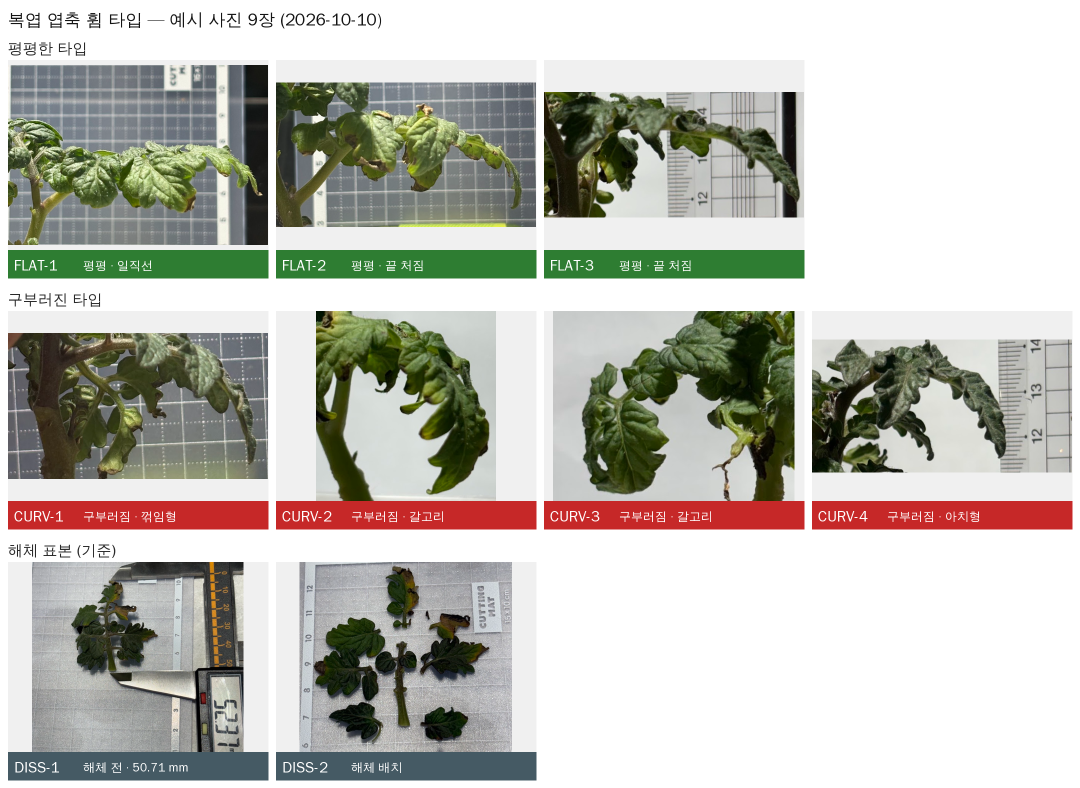
#> input picture data/records/compound_bend_types_20261010/compound_bend_examples_contact_sheet_20261010.png, 2160 x 1576 px (shown at 1/2 size)
$ python -i feature_pose_candidate.py   (imports and definitions only)
#> lines starting #> are read from the running program, lines starting #| are printed output that depends on the picture
#> further down, picture is the input picture: shape (1576, 2160, 3); mean B, G, R 181, 188.7, 189.7
"""Diagnostic camera poses for photos the ChArUco board could not pose, from a sparse feature map.

    python -X utf8 -m tools.feature_pose_candidate --session build/new_captures_20260920/dwt_01/edit_session \\
        --out build/feature_pose_<date>/dwt_01 [--self-check]

The photos that do have a measured ChArUco pose are matched to each other with classical SIFT features; every
mutual match is triangulated with those fixed poses into a sparse 3D map in the board frame (millimetres). A photo
without a pose is then located against that map with RANSAC PnP, keeping held-out map points aside to measure the
result. The user stated (2026-09-23) that the plants stand in a controlled setting and do not move between photos,
so plant texture as well as the rigid background may be matched; a moving plant would break this.

Limits, enforced here:

* a measured ChArUco pose is never re-estimated, replaced or averaged; it only ever supplies map geometry;
* no bundle adjustment and no scale of its own: the board's scale is inherited through the posed photos;
* every result is a candidate, `validated_metric=false`, `suitable_for_ppfd=false`, and carries its own pose source
  so it can never be mistaken for a measured pose;
* `--self-check` re-solves each posed photo from a map built without it and reports the error against its measured
  pose. That measured error, not the fit residual, says whether these candidates are worth anything.
"""
from __future__ import annotations

import argparse
import json
from itertools import combinations
from pathlib import Path

import cv2
import numpy as np
from PIL import Image

from tools.leaf_light.common import StudyError, file_hash, read_json, write_json, write_rows
from tools.side_pose_candidate import DEFAULT_POLICY, PNP_MINIMUM_POINTS, _residuals, geometry_checks, partition

SCHEMA = 'feature-pose-candidate-1'
MAP_SCHEMA = 'feature-map-1'
POSE_SOURCE = 'feature_map_pnp_diagnostic'
#: Feature matching always leaves some wrong matches, so the held-out set is judged by the share of points that
#: agree with the pose, not by their median error (a landmark clicked by a person has no such outliers).
#: Calibrated on the photos whose measured pose is known (dwt_02, 2026-09-23): a correct solution there keeps
#: only 6-20 % of its held-out matches within 4 px, because most SIFT matches are wrong whatever the pose. The
#: bar is therefore set just under the weakest correct case, and two further checks carry the decision: enough
#: RANSAC inliers, and agreement with the direction the photo was taken from.
FEATURE_POLICY = dict(max_fit_error_px=4.0, min_holdout_points=20, min_holdout_inlier_fraction=0.05,
                      holdout_inlier_px=4.0, min_inliers=8)
#: SIFT features kept per photo (strongest first); per simulated view when simulating.
MAX_FEATURES = 20000
MAX_FEATURES_PER_SIMULATION = 3000
#: Lowe ratio for a match to count, in both directions.
RATIO = 0.8
#: A triangulated point must reproject within this many pixels in both photos and lie in front of both cameras.
#: The reference poses themselves are 3-9 px off (they fail the 1 px gate), so a tighter gate would throw away
#: correct matches and keep only points that happen to agree with the pose error.
MAX_TRIANGULATION_ERROR_PX = 8.0
#: Rays closer to parallel than this give an ill-conditioned depth.
MIN_RAY_ANGLE_DEG = 3.0
#: Affine simulation (ASIFT-style) for the large tilt between the side ring and the oblique ring.
#: Tilts t are simulated by blurring and subsampling one axis; each tilt is repeated at rotations of 72/t degrees.
AFFINE_TILTS = (1.0, 1.4142135623730951, 2.0)
#: Simulated images are matched at this longest side (pixels); keypoints are scaled back to original pixels.
AFFINE_WORK_PX = 1600
#: Map points must sit inside this box around the posed photos' view (mm), which rejects sky/floor matches.
MAP_BOUNDS_MM = ((-600.0, 900.0), (-700.0, 600.0), (-200.0, 600.0))


def load_grey(path: Path) -> np.ndarray:
    with Image.open(path) as im:
        return np.asarray(im.convert('L'))


# [17 lines left out: functions features, mutual_matches, not called in this run]


def affine_features(image: np.ndarray, tilts=AFFINE_TILTS, work_px: int = AFFINE_WORK_PX):
    """SIFT over simulated viewpoints: the same surface seen from a very different direction still matches.

    Plain SIFT tolerates roughly 30 degrees of viewpoint change; the side ring is about 50 degrees from the
    oblique ring, which is why plain matching finds almost nothing there. Each simulated view is a tilt
    (anisotropic blur and subsampling) at several in-plane rotations, as in the ASIFT method; keypoints are
    carried back to original pixel coordinates by the inverse of the simulating transform.
    """
#> called with tilts = (1, 1.41, 2), work_px = 1600
    scale = min(1.0, work_px / max(image.shape[:2]))
#> scale = 0.741
    small = cv2.resize(image, None, fx=scale, fy=scale, interpolation=cv2.INTER_AREA) if scale < 1 else image
    sift = cv2.SIFT_create(nfeatures=MAX_FEATURES_PER_SIMULATION)
    points, descriptors = [], []
    for tilt in tilts:
        phis = [0.0] if tilt == 1.0 else list(np.arange(0.0, 180.0, 72.0 / tilt))
        for phi in phis:
            warped, inverse = simulate(small, tilt, phi)
            kp, desc = sift.detectAndCompute(warped, None)
            if desc is None:
                continue
            xy = np.array([k.pt for k in kp], float)
            back = (np.hstack([xy, np.ones((len(xy), 1))]) @ inverse.T) / scale
            points.append(back)
            descriptors.append(desc.astype(np.float32))
#> this loop made 3 passes
#> phis on pass 2: [0, 50.91, 101.8, 152.7]
#> pass 2, in simulate (call 2), `out = cv2.resize(out, (0, 0), fx=1.0 / tilt, fy=1.0, interpolation=cv2..`:
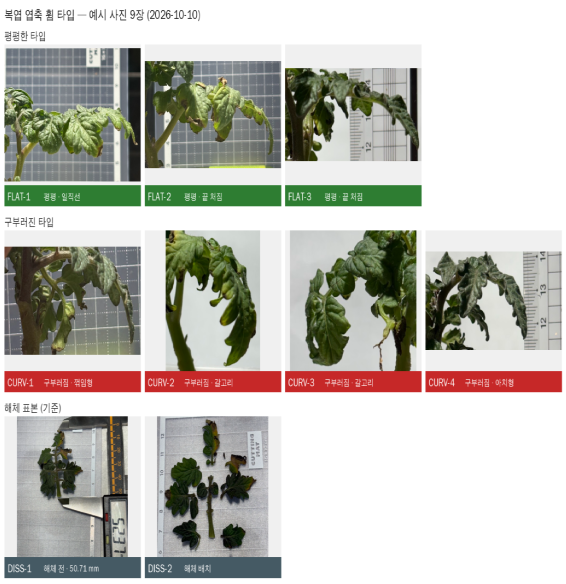
#> out: shape (1167, 1131, 3) (shown at 1/2 size); mean B, G, R 180.9, 188.7, 189.7
#> pass 2, in simulate (call 3), `out = cv2.warpAffine(out, R, tuple(size), flags=cv2.INTER_LINEAR, bord..`:
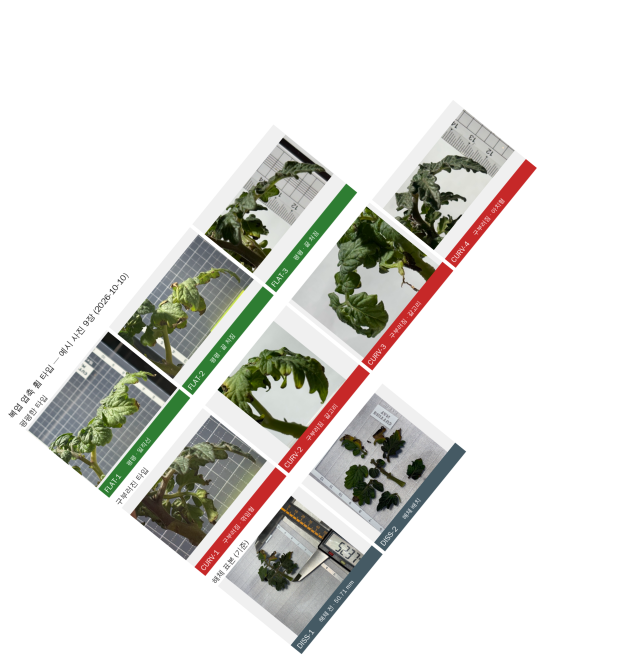
#> out: shape (1978, 1915, 3) (shown at 1/3 size); mean B, G, R 218.5, 222.3, 222.8
#> after the loop:
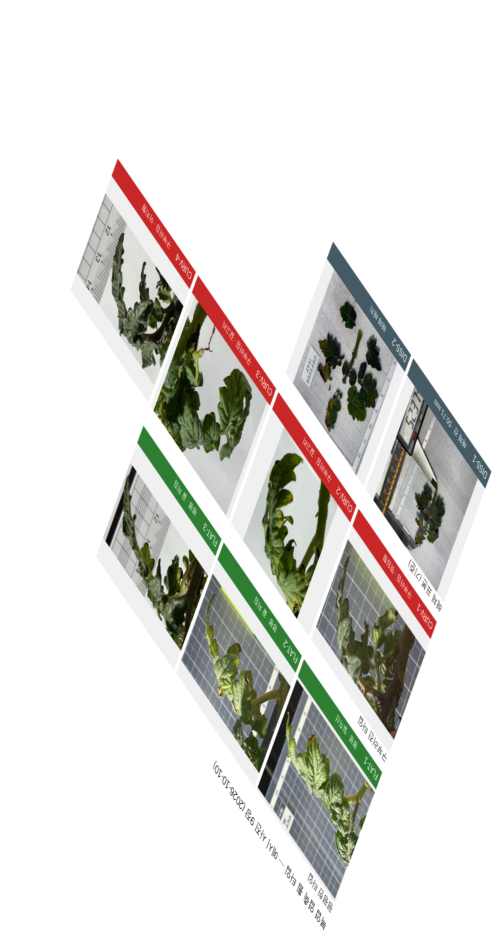
#> warped: shape (1885, 990, 3) (shown at 1/2 size); mean B, G, R 218, 221.8, 222.3
#> after the loop, descriptors = 10 items; points = 10 point arrays, longest 3002 points
    if not points:
        return np.zeros((0, 2)), np.zeros((0, 128), np.float32)
    return np.vstack(points), np.vstack(descriptors)


def simulate(image: np.ndarray, tilt: float, phi_deg: float):
    """One simulated view and the 2x3 transform that maps its pixels back to the input image."""
    h, w = image.shape[:2]
    out, A = image, np.array([[1.0, 0, 0], [0, 1.0, 0]])
    if phi_deg:
        R = cv2.getRotationMatrix2D((0, 0), phi_deg, 1.0)
        corners = np.array([[0, 0], [w, 0], [w, h], [0, h]], float)
        turned = corners @ R[:, :2].T
        R[:, 2] = -turned.min(axis=0)
        size = np.ceil(turned.max(axis=0) - turned.min(axis=0)).astype(int)
        out = cv2.warpAffine(out, R, tuple(size), flags=cv2.INTER_LINEAR, borderMode=cv2.BORDER_REPLICATE)
        A = np.vstack([R, [0, 0, 1]])[:2]
    if tilt != 1.0:
        out = cv2.GaussianBlur(out, (0, 0), sigmaX=0.8 * np.sqrt(tilt * tilt - 1), sigmaY=0.01)
        out = cv2.resize(out, (0, 0), fx=1.0 / tilt, fy=1.0, interpolation=cv2.INTER_NEAREST)
        A = np.array([[1.0 / tilt, 0, 0], [0, 1.0, 0]]) @ np.vstack([A, [0, 0, 1]])
    full = np.vstack([A, [0, 0, 1]])
    return out, np.linalg.inv(full)[:2]


class FeatureStore:
    """SIFT (optionally affine-simulated) features per photo, computed once and kept in a cache directory.

    Holding every photo's simulated descriptors in memory is what exhausted this machine, so only the few
    photos a step needs are resident.
    """

    # [4 lines left out: function __init__, not called in this run]

    def path(self, name: str) -> Path:
        return self.folder / f'{Path(name).stem}{"_affine" if self.affine else ""}.npz'

    # [15 lines left out: function __getitem__, not called in this run]


class ExtendedFrames:
    """The measured frames plus inferred poses, for the second round only.

    A measured ChArUco pose is never overwritten: an inferred pose is added only for a photo that had none.
    """

    # [4 lines left out: function __init__, not called in this run]

    def posed(self):
        return self.base.posed() + sorted(self.inferred)

    def unposed(self):
        return [n for n in self.frames if n not in self.posed()]

    # [5 lines left out: function rt, not called in this run]

    def image(self, name):
        return self.base.image(name)

    def normalised(self, name, pixels):
        return self.base.normalised(name, pixels)

    def centre(self, name):
        r, t = self.rt(name)
        return (-cv2.Rodrigues(r)[0].T @ t).ravel()


class Frames:
    # [7 lines left out: function __init__, not called in this run]

    def posed(self):
        return [n for n, f in self.frames.items() if f.get('pose_status') == 'solved' and f.get('rvec_rad')]

    def unposed(self):
        return [n for n, f in self.frames.items() if n not in self.posed()]

    def rt(self, name):
        f = self.frames[name]
        return np.array(f['rvec_rad'], float).reshape(3, 1), np.array(f['tvec_mm'], float).reshape(3, 1)

    def image(self, name):
        return load_grey(self.session / self.frames[name]['image_path'])

    def normalised(self, name, pixels):
        return cv2.undistortPoints(np.asarray(pixels, float).reshape(-1, 1, 2), self.K, self.D).reshape(-1, 2)

    # [257 lines left out: functions centre, build_map, direction_of, label_check, candidate_photos, solve and 2 more, not called in this run]


# [2 lines not run here, left out]

>>> import cv2
>>> picture = cv2.imread('../data/records/compound_bend_types_20261010/compound_bend_examples_contact_sheet_20261010.png')
>>> result = affine_features(picture)
#> result = 2 point arrays, longest 30002 points
